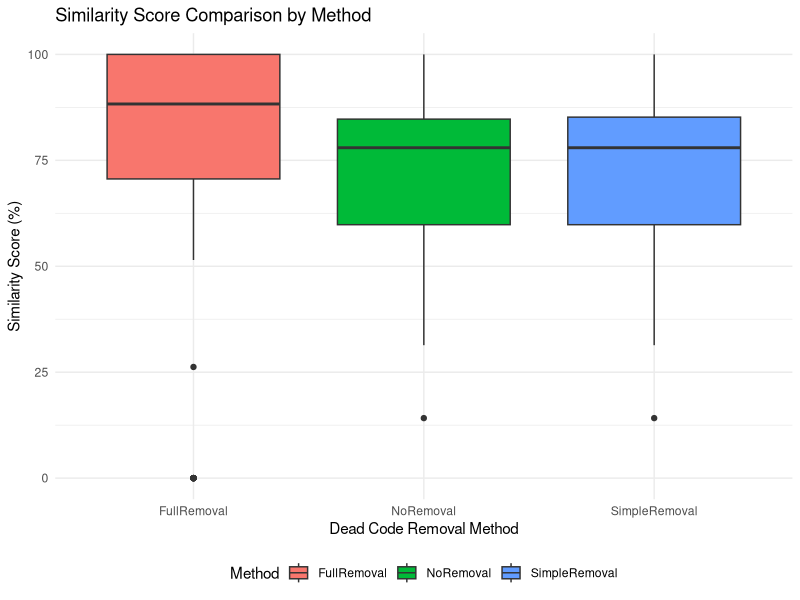
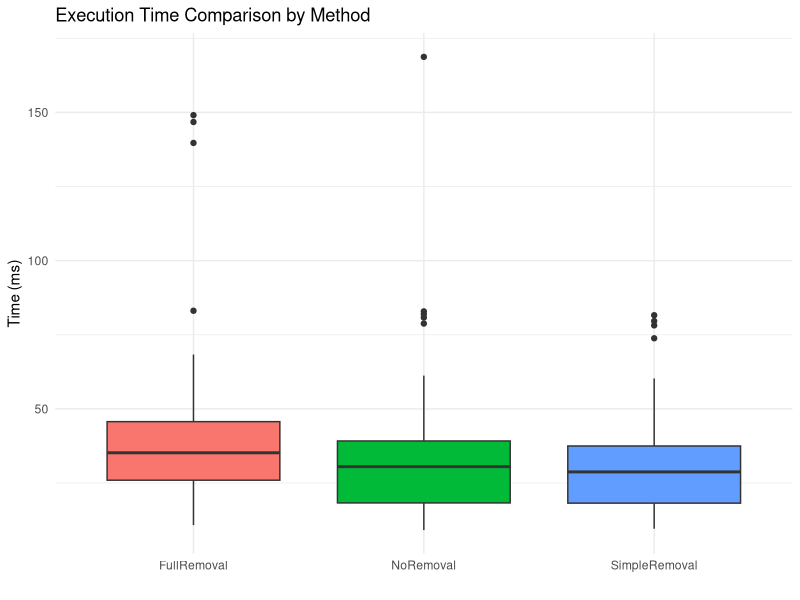
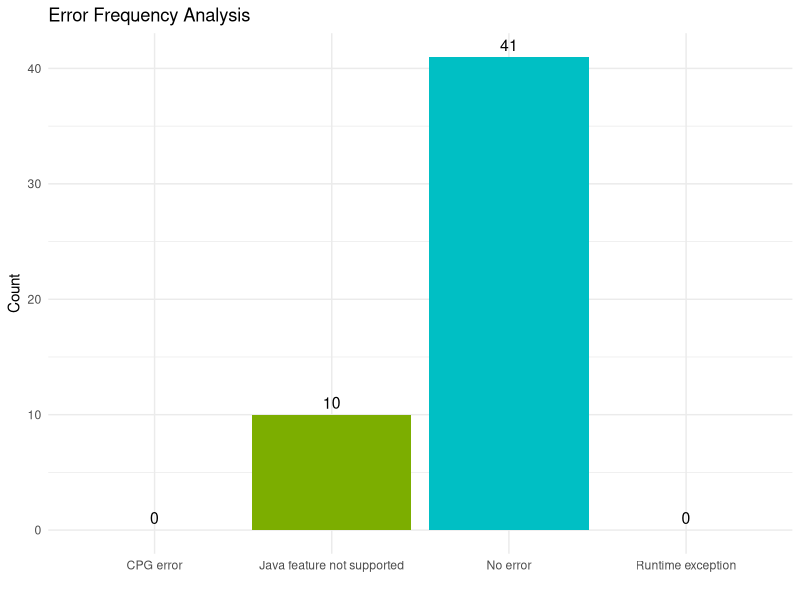
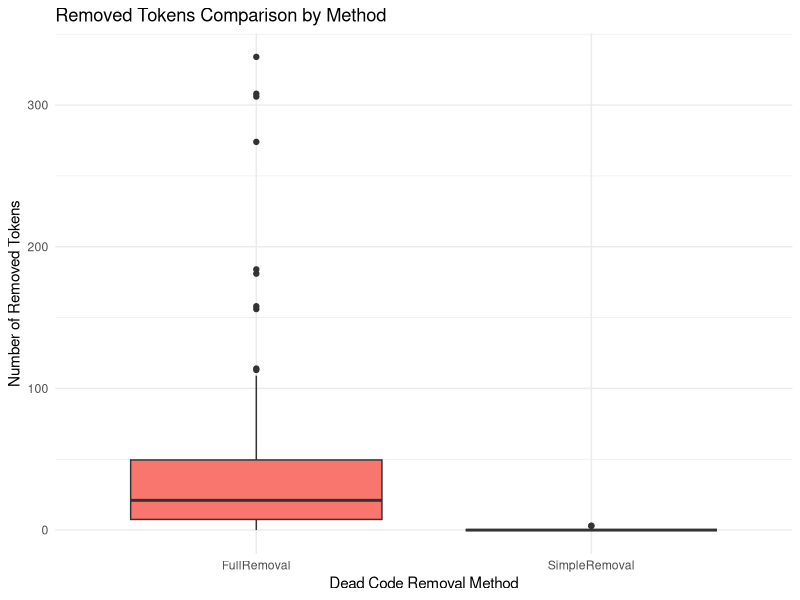
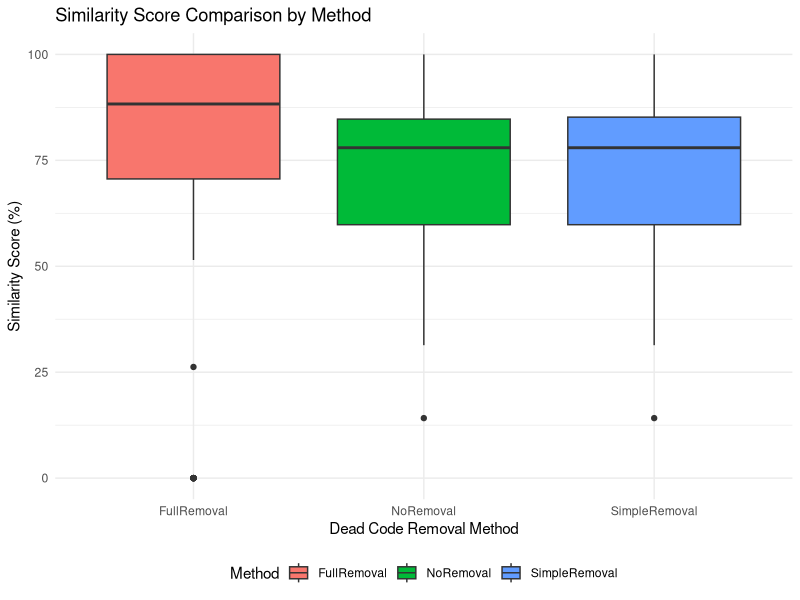
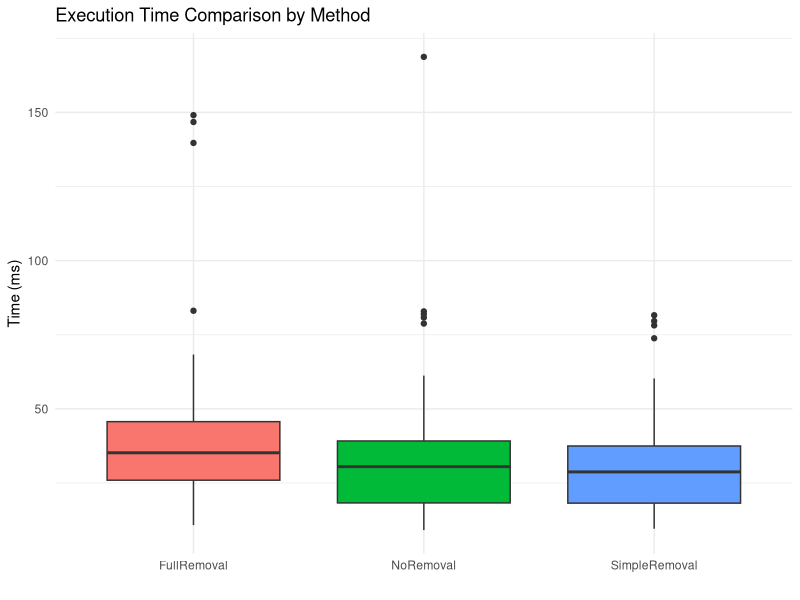
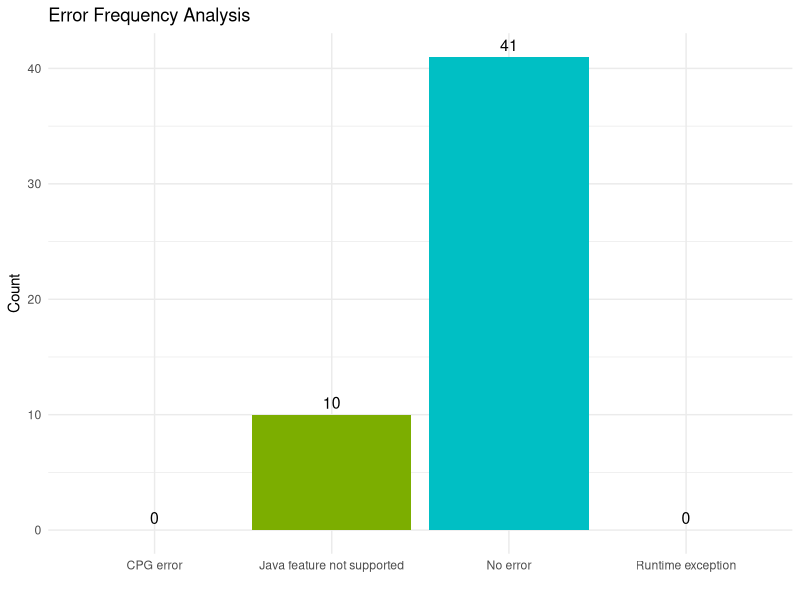
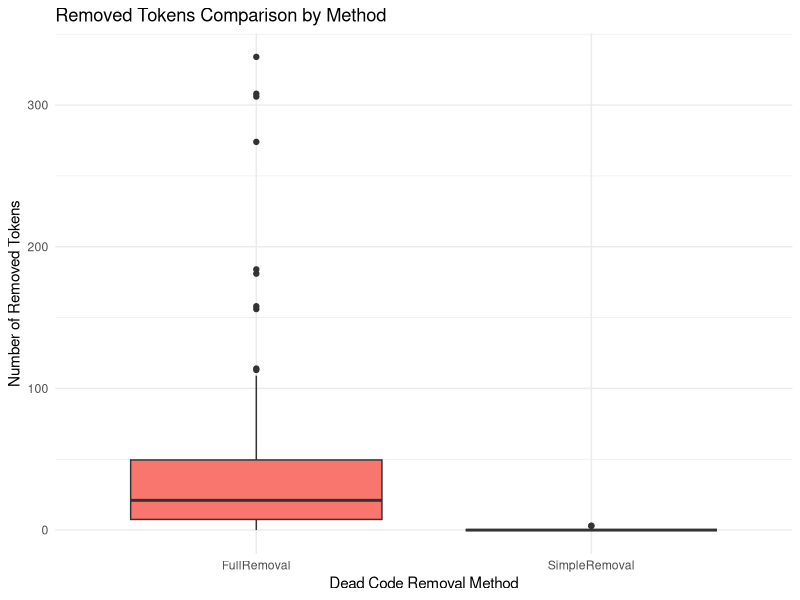

Generate these figures, in order, with R:
# Load required libraries
library(ggplot2)
library(tidyr)
library(dplyr)

# Read the CSV file
data <- read.csv("results/Ai_deadcode_results_Standard.csv")
data1 <- read.csv("results/Ai_deadcode_results_Level1.csv")
data2 <- read.csv("results/Ai_deadcode_results_Level2.csv")

data %>% filter(RemovedFullTokens > 20) %>% count()


# 1. Box plots for similarity values (NoRemoval, SimpleRemoval, FullRemoval)
similarity_data <- data %>%
  select(FileName, NoRemoval, SimpleRemoval, FullRemoval) %>%
  pivot_longer(cols = c(NoRemoval, SimpleRemoval, FullRemoval),
               names_to = "Method",
               values_to = "Similarity")
# Create box plot for similarity
p1 <- ggplot(similarity_data, aes(x = Method, y = Similarity, fill = Method)) +
  geom_boxplot() +
  labs(title = "Similarity Score Comparison by Method",
       x = "Dead Code Removal Method",
       y = "Similarity Score (%)") +
  theme_minimal() +
  theme(legend.position = "bottom")



# 2. Box plots for execution times
time_data <- data %>%
  select(FileName, TimeNoRemoval.ms., TimeSimpleRemoval.ms., TimeFullRemoval.ms.) %>%
  pivot_longer(cols = starts_with("Time"),
               names_to = "Method",
               values_to = "Time") %>%
  mutate(Method = gsub("Time|.ms.", "", Method))

p2 <- ggplot(time_data, aes(x = Method, y = Time, fill = Method)) +
  geom_boxplot() +
  labs(title = "Execution Time Comparison by Method",
       x = "",
       y = "Time (ms)") +
  theme_minimal() +
  theme(legend.position = "none")




# 4. Bar plot for error frequencies
# Convert string "true"/"false" to logical TRUE/FALSE
data <- data %>%
  mutate(
    JavaLanguageFeatureNotSupported = as.logical(JavaLanguageFeatureNotSupported),
    CpgErrorException = as.logical(CpgErrorException),
    RuntimeException = as.logical(RuntimeException)
  )
error_summary <- data %>%
  summarise(JavaNotSupported = sum(JavaLanguageFeatureNotSupported),
            CpgErrors = sum(CpgErrorException),
            RuntimeErrors = sum(RuntimeException),
            NoErrors = sum(!JavaLanguageFeatureNotSupported & !CpgErrorException)) %>%
  pivot_longer(everything(), names_to = "ErrorType", values_to = "Count") %>%
  mutate(ErrorType = case_when(
    ErrorType == "JavaNotSupported" ~ "Java feature not supported",
    ErrorType == "CpgErrors" ~ "CPG error",
    ErrorType == "RuntimeErrors" ~ "Runtime exception",
    ErrorType == "NoErrors" ~ "No error",
    TRUE ~ ErrorType
  ))

p4 <- ggplot(error_summary, aes(x = ErrorType, y = Count, fill = ErrorType)) +
  geom_bar(stat = "identity") +
  geom_text(aes(label = Count), vjust = -0.5, size = 4) +
  labs(title = "Error Frequency Analysis",
       x = "",
       y = "Count") +
  theme_minimal() +
  theme(legend.position = "none")




# Display plots
print(p1)
print(p2)
print(p4)

# Save plots
#ggsave("similarity_boxplot.png", p1, width = 10, height = 6, dpi = 300)
#ggsave("time_boxplot.png", p2, width = 10, height = 6, dpi = 300)
#ggsave("error_frequency.png", p4, width = 8, height = 6, dpi = 300)
# Save plots as PDF
ggsave("similarity_boxplot.pdf", p1, width = 10, height = 6)
ggsave("time_boxplot.pdf", p2, width = 10, height = 6)
ggsave("error_frequency.pdf", p4, width = 8, height = 6)


# 6. Summary statistics table
summary_stats <- similarity_data %>%
  group_by(Method) %>%
  summarise(
    Mean = mean(Similarity, na.rm = TRUE),
    Median = median(Similarity, na.rm = TRUE),
    SD = sd(Similarity, na.rm = TRUE),
    Min = min(Similarity, na.rm = TRUE),
    Max = max(Similarity, na.rm = TRUE)
  )

print(summary_stats)


#7: Create box plot for removed tokens
removed_tokens_dataStandard <- data %>%
  select(FileName, RemovedSimpleTokens, RemovedFullTokens) %>%
  pivot_longer(cols = c(RemovedSimpleTokens, RemovedFullTokens),
               names_to = "Method",
               values_to = "RemovedTokens") %>%
  mutate(Method = case_when(
    Method == "RemovedSimpleTokens" ~ "SimpleRemoval",
    Method == "RemovedFullTokens" ~ "FullRemoval",
    TRUE ~ Method
  ))
removed_tokens_data_Level1 <- data1 %>%
  select(FileName, RemovedSimpleTokens, RemovedFullTokens) %>%
  pivot_longer(cols = c(RemovedSimpleTokens, RemovedFullTokens),
               names_to = "Method",
               values_to = "RemovedTokens") %>%
  mutate(Method = case_when(
    Method == "RemovedSimpleTokens" ~ "SimpleRemoval",
    Method == "RemovedFullTokens" ~ "FullRemoval",
    TRUE ~ Method
  ))
removed_tokens_data_Level2 <- data2 %>%
  select(FileName, RemovedSimpleTokens, RemovedFullTokens) %>%
  pivot_longer(cols = c(RemovedSimpleTokens, RemovedFullTokens),
               names_to = "Method",
               values_to = "RemovedTokens") %>%
  mutate(Method = case_when(
    Method == "RemovedSimpleTokens" ~ "SimpleRemoval",
    Method == "RemovedFullTokens" ~ "FullRemoval",
    TRUE ~ Method
  ))
p_tokens <- ggplot(removed_tokens_dataStandard, aes(x = Method, y = RemovedTokens, fill = Method)) +
  geom_boxplot() +
  labs(title = "Removed Tokens Comparison by Method",
       x = "Dead Code Removal Method",
       y = "Number of Removed Tokens") +
  theme_minimal() +
  theme(legend.position = "none")




print(p_tokens)
ggsave("removed_tokens_boxplot.pdf", p_tokens, width = 8, height = 6)






tokens_summary <- removed_tokens_dataStandard %>%
  group_by(Method) %>%
  summarise(
    Mean = mean(RemovedTokens, na.rm = TRUE),
    Median = median(RemovedTokens, na.rm = TRUE),
    SD = sd(RemovedTokens, na.rm = TRUE),
    Min = min(RemovedTokens, na.rm = TRUE),
    Max = max(RemovedTokens, na.rm = TRUE)
  )
print(tokens_summary)
